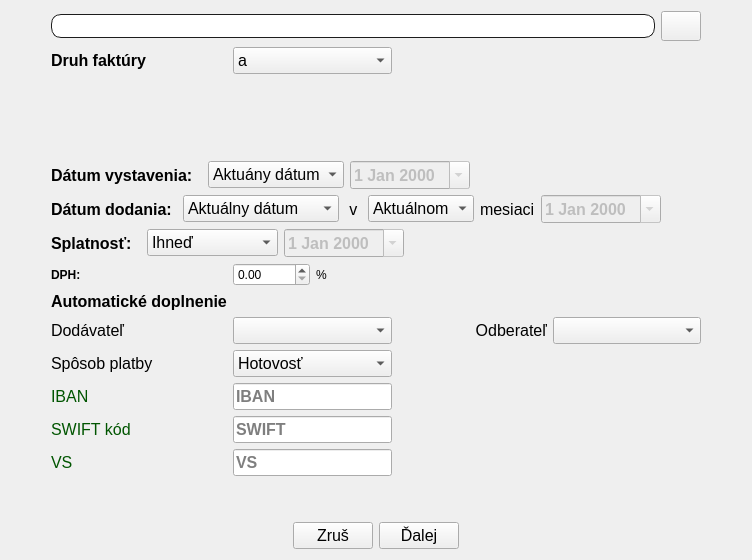
     <widget class="QWidget" name="page1">
      <layout class="QGridLayout" name="gridLayout">
       <item row="1" column="1">
        <spacer name="horizontalSpacer_4">
         <property name="orientation">
          <enum>Qt::Horizontal</enum>
         </property>
         <property name="sizeHint" stdset="0">
          <size>
           <width>40</width>
           <height>20</height>
          </size>
         </property>
        </spacer>
       </item>
       <item row="0" column="0">
        <spacer name="horizontalSpacer_13">
         <property name="orientation">
          <enum>Qt::Horizontal</enum>
         </property>
         <property name="sizeHint" stdset="0">
          <size>
           <width>40</width>
           <height>20</height>
          </size>
         </property>
        </spacer>
       </item>
       <item row="1" column="4">
        <spacer name="horizontalSpacer_5">
         <property name="orientation">
          <enum>Qt::Horizontal</enum>
         </property>
         <property name="sizeHint" stdset="0">
          <size>
           <width>40</width>
           <height>20</height>
          </size>
         </property>
        </spacer>
       </item>
       <item row="1" column="2">
        <widget class="QPushButton" name="buttonBackToMenu">
         <property name="font">
          <font>
           <pointsize>12</pointsize>
          </font>
         </property>
         <property name="text">
          <string>Zruš</string>
         </property>
        </widget>
       </item>
       <item row="0" column="5">
        <spacer name="horizontalSpacer_14">
         <property name="orientation">
          <enum>Qt::Horizontal</enum>
         </property>
         <property name="sizeHint" stdset="0">
          <size>
           <width>40</width>
           <height>20</height>
          </size>
         </property>
        </spacer>
       </item>
       <item row="1" column="3">
        <widget class="QPushButton" name="buttonNext2">
         <property name="font">
          <font>
           <pointsize>12</pointsize>
          </font>
         </property>
         <property name="text">
          <string>Ďalej</string>
         </property>
        </widget>
       </item>
       <item row="0" column="1" colspan="4">
        <layout class="QGridLayout" name="gridDPH">
         <item row="10" column="1">
          <widget class="QComboBox" name="comboBoxPayment">
           <property name="font">
            <font>
             <pointsize>12</pointsize>
            </font>
           </property>
           <property name="styleSheet">
            <string notr="true"/>
           </property>
           <item>
            <property name="text">
             <string>Hotovosť</string>
            </property>
           </item>
           <item>
            <property name="text">
             <string>Bankový prevod</string>
            </property>
           </item>
          </widget>
         </item>
         <item row="13" column="0">
          <widget class="QLabel" name="labelVS">
           <property name="font">
            <font>
             <pointsize>12</pointsize>
            </font>
           </property>
           <property name="styleSheet">
            <string notr="true">color: rgb(0, 85, 0);</string>
           </property>
           <property name="text">
            <string>VS</string>
           </property>
          </widget>
         </item>
         <item row="11" column="1">
          <widget class="QLineEdit" name="lineEditIBAN">
           <property name="sizePolicy">
            <sizepolicy hsizetype="Minimum" vsizetype="Fixed">
             <horstretch>0</horstretch>
             <verstretch>0</verstretch>
            </sizepolicy>
           </property>
           <property name="font">
            <font>
             <pointsize>12</pointsize>
             <weight>75</weight>
             <bold>true</bold>
            </font>
           </property>
           <property name="styleSheet">
            <string notr="true"/>
           </property>
           <property name="placeholderText">
            <string>IBAN</string>
           </property>
          </widget>
         </item>
         <item row="13" column="1">
          <widget class="QLineEdit" name="lineEditVS">
           <property name="sizePolicy">
            <sizepolicy hsizetype="Minimum" vsizetype="Fixed">
             <horstretch>0</horstretch>
             <verstretch>0</verstretch>
            </sizepolicy>
           </property>
           <property name="font">
            <font>
             <pointsize>12</pointsize>
             <weight>75</weight>
             <bold>true</bold>
            </font>
           </property>
           <property name="styleSheet">
            <string notr="true"/>
           </property>
           <property name="placeholderText">
            <string>VS</string>
           </property>
          </widget>
         </item>
         <item row="9" column="2">
          <widget class="QLabel" name="label_18">
           <property name="font">
            <font>
             <pointsize>12</pointsize>
            </font>
           </property>
           <property name="text">
            <string>Odberateľ</string>
           </property>
           <property name="alignment">
            <set>Qt::AlignRight|Qt::AlignTrailing|Qt::AlignVCenter</set>
           </property>
          </widget>
         </item>
         <item row="12" column="0">
          <widget class="QLabel" name="labelSWIFT">
           <property name="font">
            <font>
             <pointsize>12</pointsize>
            </font>
           </property>
           <property name="styleSheet">
            <string notr="true">color: rgb(0, 85, 0);</string>
           </property>
           <property name="text">
            <string>SWIFT kód</string>
           </property>
          </widget>
         </item>
         <item row="2" column="0">
          <widget class="QLabel" name="label_15">
           <property name="font">
            <font>
             <pointsize>12</pointsize>
             <weight>75</weight>
             <bold>true</bold>
            </font>
           </property>
           <property name="text">
            <string>Druh faktúry</string>
           </property>
          </widget>
         </item>
         <item row="11" column="0">
          <widget class="QLabel" name="labelIBAN">
           <property name="font">
            <font>
             <pointsize>12</pointsize>
            </font>
           </property>
           <property name="styleSheet">
            <string notr="true">color: rgb(0, 85, 0);</string>
           </property>
           <property name="text">
            <string>IBAN</string>
           </property>
          </widget>
         </item>
         <item row="8" column="0">
          <widget class="QLabel" name="label_12">
           <property name="font">
            <font>
             <pointsize>12</pointsize>
             <weight>75</weight>
             <bold>true</bold>
            </font>
           </property>
           <property name="text">
            <string>Automatické doplnenie</string>
           </property>
          </widget>
         </item>
         <item row="7" column="0">
          <widget class="QLabel" name="label_14">
           <property name="font">
            <font>
             <weight>75</weight>
             <bold>true</bold>
            </font>
           </property>
           <property name="text">
            <string>DPH:</string>
           </property>
          </widget>
         </item>
         <item row="12" column="1">
          <widget class="QLineEdit" name="lineEditSWIFT">
           <property name="sizePolicy">
            <sizepolicy hsizetype="Minimum" vsizetype="Fixed">
             <horstretch>0</horstretch>
             <verstretch>0</verstretch>
            </sizepolicy>
           </property>
           <property name="font">
            <font>
             <pointsize>12</pointsize>
             <weight>75</weight>
             <bold>true</bold>
            </font>
           </property>
           <property name="styleSheet">
            <string notr="true"/>
           </property>
           <property name="placeholderText">
            <string>SWIFT</string>
           </property>
          </widget>
         </item>
         <item row="5" column="0" colspan="4">
          <layout class="QGridLayout" name="gridDodania">
           <item row="0" column="3">
            <widget class="QComboBox" name="comboBoxDmonth">
             <property name="font">
              <font>
               <pointsize>12</pointsize>
              </font>
             </property>
             <item>
              <property name="text">
               <string>Aktuálnom</string>
              </property>
             </item>
             <item>
              <property name="text">
               <string>Minulom</string>
              </property>
             </item>
             <item>
              <property name="text">
               <string>Budúcom</string>
              </property>
             </item>
            </widget>
           </item>
           <item row="0" column="0">
            <widget class="QLabel" name="label_11">
             <property name="font">
              <font>
               <pointsize>12</pointsize>
               <weight>75</weight>
               <bold>true</bold>
              </font>
             </property>
             <property name="text">
              <string>Dátum dodania: </string>
             </property>
            </widget>
           </item>
           <item row="0" column="5">
            <widget class="QDateEdit" name="dateEditD">
             <property name="enabled">
              <bool>false</bool>
             </property>
             <property name="font">
              <font>
               <pointsize>12</pointsize>
               <weight>75</weight>
               <bold>true</bold>
              </font>
             </property>
             <property name="calendarPopup">
              <bool>true</bool>
             </property>
            </widget>
           </item>
           <item row="0" column="1">
            <widget class="QComboBox" name="comboBoxDday">
             <property name="font">
              <font>
               <pointsize>12</pointsize>
              </font>
             </property>
             <item>
              <property name="text">
               <string>Aktuálny dátum</string>
              </property>
             </item>
             <item>
              <property name="text">
               <string>Dátum vystavenia</string>
              </property>
             </item>
             <item>
              <property name="text">
               <string>Prvý deň</string>
              </property>
             </item>
             <item>
              <property name="text">
               <string>Posledný deň</string>
              </property>
             </item>
             <item>
              <property name="text">
               <string>Vlastný dátum</string>
              </property>
             </item>
            </widget>
           </item>
           <item row="0" column="2">
            <widget class="QLabel" name="labelPart1">
             <property name="font">
              <font>
               <pointsize>12</pointsize>
              </font>
             </property>
             <property name="text">
              <string> v </string>
             </property>
            </widget>
           </item>
           <item row="0" column="4">
            <widget class="QLabel" name="labelPart2">
             <property name="font">
              <font>
               <pointsize>12</pointsize>
              </font>
             </property>
             <property name="text">
              <string>mesiaci</string>
             </property>
            </widget>
           </item>
           <item row="0" column="6">
            <spacer name="horizontalSpacer_11">
             <property name="orientation">
              <enum>Qt::Horizontal</enum>
             </property>
             <property name="sizeHint" stdset="0">
              <size>
               <width>40</width>
               <height>20</height>
              </size>
             </property>
            </spacer>
           </item>
          </layout>
         </item>
         <item row="9" column="1">
          <widget class="QComboBox" name="comboBoxSupplier">
           <property name="sizePolicy">
            <sizepolicy hsizetype="Minimum" vsizetype="Fixed">
             <horstretch>0</horstretch>
             <verstretch>0</verstretch>
            </sizepolicy>
           </property>
           <property name="font">
            <font>
             <pointsize>12</pointsize>
            </font>
           </property>
           <property name="styleSheet">
            <string notr="true"/>
           </property>
          </widget>
         </item>
         <item row="7" column="1">
          <layout class="QGridLayout" name="gridLayout_8">
           <item row="0" column="1">
            <widget class="QLabel" name="label_16">
             <property name="text">
              <string>%</string>
             </property>
            </widget>
           </item>
           <item row="0" column="0">
            <widget class="QDoubleSpinBox" name="doubleSpinBoxDPH">
             <property name="maximum">
              <double>999.000000000000000</double>
             </property>
            </widget>
           </item>
          </layout>
         </item>
         <item row="14" column="1">
          <spacer name="verticalSpacer_6">
           <property name="orientation">
            <enum>Qt::Vertical</enum>
           </property>
           <property name="sizeHint" stdset="0">
            <size>
             <width>20</width>
             <height>40</height>
            </size>
           </property>
          </spacer>
         </item>
         <item row="6" column="0" colspan="4">
          <layout class="QGridLayout" name="gridSplatnost">
           <item row="0" column="0">
            <widget class="QLabel" name="label_13">
             <property name="font">
              <font>
               <pointsize>12</pointsize>
               <weight>75</weight>
               <bold>true</bold>
              </font>
             </property>
             <property name="text">
              <string>Splatnosť:  </string>
             </property>
            </widget>
           </item>
           <item row="0" column="2">
            <widget class="QDateEdit" name="dateEditS">
             <property name="enabled">
              <bool>false</bool>
             </property>
             <property name="font">
              <font>
               <pointsize>12</pointsize>
               <weight>75</weight>
               <bold>true</bold>
              </font>
             </property>
             <property name="calendarPopup">
              <bool>true</bool>
             </property>
            </widget>
           </item>
           <item row="0" column="1">
            <widget class="QComboBox" name="comboBoxS">
             <property name="font">
              <font>
               <pointsize>12</pointsize>
              </font>
             </property>
             <item>
              <property name="text">
               <string>Ihneď</string>
              </property>
             </item>
             <item>
              <property name="text">
               <string>7 dní</string>
              </property>
             </item>
             <item>
              <property name="text">
               <string>10 dní</string>
              </property>
             </item>
             <item>
              <property name="text">
               <string>14 dní</string>
              </property>
             </item>
             <item>
              <property name="text">
               <string>30 dní</string>
              </property>
             </item>
             <item>
              <property name="text">
               <string>Vlastný dátum</string>
              </property>
             </item>
            </widget>
           </item>
           <item row="0" column="3">
            <spacer name="horizontalSpacer_12">
             <property name="orientation">
              <enum>Qt::Horizontal</enum>
             </property>
             <property name="sizeHint" stdset="0">
              <size>
               <width>40</width>
               <height>20</height>
              </size>
             </property>
            </spacer>
           </item>
          </layout>
         </item>
         <item row="3" column="0">
          <widget class="QLabel" name="label_9">
           <property name="sizePolicy">
            <sizepolicy hsizetype="Fixed" vsizetype="Fixed">
             <horstretch>0</horstretch>
             <verstretch>0</verstretch>
            </sizepolicy>
           </property>
           <property name="minimumSize">
            <size>
             <width>74</width>
             <height>75</height>
            </size>
           </property>
           <property name="styleSheet">
            <string notr="true">border-image: url(:/icon/Data/factureIcon.png);</string>
           </property>
           <property name="text">
            <string/>
           </property>
          </widget>
         </item>
         <item row="2" column="1">
          <widget class="QComboBox" name="comboBoxType">
           <property name="sizePolicy">
            <sizepolicy hsizetype="Minimum" vsizetype="Fixed">
             <horstretch>0</horstretch>
             <verstretch>0</verstretch>
            </sizepolicy>
           </property>
           <property name="font">
            <font>
             <pointsize>12</pointsize>
            </font>
           </property>
           <property name="styleSheet">
            <string notr="true"/>
           </property>
           <item>
            <property name="text">
             <string>a</string>
            </property>
           </item>
           <item>
            <property name="text">
             <string>b</string>
            </property>
           </item>
          </widget>
         </item>
         <item row="9" column="3">
          <widget class="QComboBox" name="comboBoxCustomer">
           <property name="sizePolicy">
            <sizepolicy hsizetype="Preferred" vsizetype="Fixed">
             <horstretch>0</horstretch>
             <verstretch>0</verstretch>
            </sizepolicy>
           </property>
           <property name="font">
            <font>
             <pointsize>12</pointsize>
            </font>
           </property>
          </widget>
         </item>
         <item row="9" column="0">
          <widget class="QLabel" name="label_19">
           <property name="font">
            <font>
             <pointsize>12</pointsize>
            </font>
           </property>
           <property name="text">
            <string>Dodávateľ</string>
           </property>
          </widget>
         </item>
         <item row="10" column="0">
          <widget class="QLabel" name="label_17">
           <property name="font">
            <font>
             <pointsize>12</pointsize>
            </font>
           </property>
           <property name="text">
            <string>Spôsob platby</string>
           </property>
          </widget>
         </item>
         <item row="4" column="0" colspan="4">
          <layout class="QGridLayout" name="gridVystavenia">
           <item row="1" column="4">
            <spacer name="horizontalSpacer_10">
             <property name="orientation">
              <enum>Qt::Horizontal</enum>
             </property>
             <property name="sizeHint" stdset="0">
              <size>
               <width>40</width>
               <height>20</height>
              </size>
             </property>
            </spacer>
           </item>
           <item row="1" column="2">
            <widget class="QComboBox" name="comboBoxV">
             <property name="font">
              <font>
               <pointsize>12</pointsize>
              </font>
             </property>
             <item>
              <property name="text">
               <string>Aktuány dátum</string>
              </property>
             </item>
             <item>
              <property name="text">
               <string>Vlastný dátum</string>
              </property>
             </item>
            </widget>
           </item>
           <item row="1" column="3">
            <widget class="QDateEdit" name="dateEditV">
             <property name="enabled">
              <bool>false</bool>
             </property>
             <property name="sizePolicy">
              <sizepolicy hsizetype="Fixed" vsizetype="Fixed">
               <horstretch>0</horstretch>
               <verstretch>0</verstretch>
              </sizepolicy>
             </property>
             <property name="font">
              <font>
               <pointsize>12</pointsize>
               <weight>75</weight>
               <bold>true</bold>
              </font>
             </property>
             <property name="calendarPopup">
              <bool>true</bool>
             </property>
            </widget>
           </item>
           <item row="1" column="0" colspan="2">
            <widget class="QLabel" name="label_10">
             <property name="sizePolicy">
              <sizepolicy hsizetype="Preferred" vsizetype="Preferred">
               <horstretch>0</horstretch>
               <verstretch>0</verstretch>
              </sizepolicy>
             </property>
             <property name="font">
              <font>
               <pointsize>12</pointsize>
               <weight>75</weight>
               <bold>true</bold>
              </font>
             </property>
             <property name="text">
              <string>Dátum vystavenia:  </string>
             </property>
            </widget>
           </item>
          </layout>
         </item>
         <item row="2" column="2" colspan="2">
          <spacer name="horizontalSpacer_2">
           <property name="orientation">
            <enum>Qt::Horizontal</enum>
           </property>
           <property name="sizeType">
            <enum>QSizePolicy::Expanding</enum>
           </property>
           <property name="sizeHint" stdset="0">
            <size>
             <width>40</width>
             <height>20</height>
            </size>
           </property>
          </spacer>
         </item>
         <item row="1" column="0" colspan="4">
          <layout class="QGridLayout" name="gridProgress1">
           <item row="0" column="0">
            <widget class="QProgressBar" name="progressBar">
             <property name="sizePolicy">
              <sizepolicy hsizetype="Expanding" vsizetype="Fixed">
               <horstretch>0</horstretch>
               <verstretch>0</verstretch>
              </sizepolicy>
             </property>
             <property name="autoFillBackground">
              <bool>false</bool>
             </property>
             <property name="styleSheet">
              <string notr="true">QProgressBar
{
	border: 1px solid #1d1d1d;
    text-align: center;
	border-radius: 10px;
	color: #fff;
	font-weight: bold;

}


QProgressBar::chunk
{
    background-color: #3b86ae;
	border-radius: 9px;
    margin: 0.5px;

}</string>
             </property>
             <property name="value">
              <number>0</number>
             </property>
            </widget>
           </item>
           <item row="0" column="1">
            <widget class="QPushButton" name="buttonX1">
             <property name="minimumSize">
              <size>
               <width>30</width>
               <height>30</height>
              </size>
             </property>
             <property name="styleSheet">
              <string notr="true">border-image: url(:/icon/Data/erase.png);</string>
             </property>
             <property name="text">
              <string/>
             </property>
            </widget>
           </item>
          </layout>
         </item>
        </layout>
       </item>
      </layout>
     </widget>
